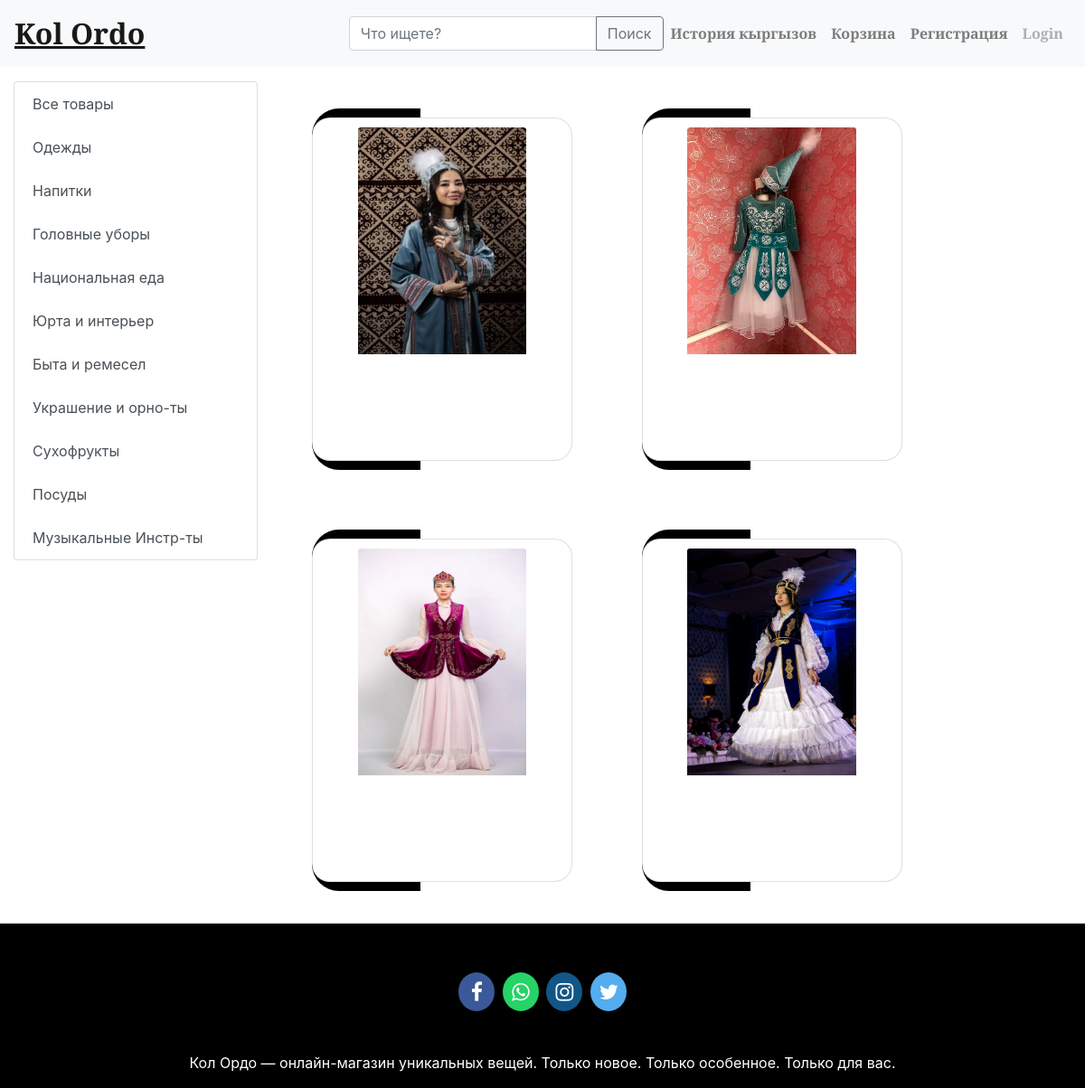
Screenshot of /store?category=3 with the database file from the repository.
### store/models/category.py (models this page shows, shortened)
class Category(models.Model):
    name = models.CharField(max_length=20)
    @staticmethod
    def get_all_categories():
        return Category.objects.all()

### store/models/product.py (models this page shows, shortened)
class Product(models.Model):
    name = models.CharField(max_length=50)
    price = models.IntegerField(default=0)
    category = models.ForeignKey(Category, on_delete=models.CASCADE, default=1)
    description = models.CharField(max_length=200, default='' , null=True , blank=True)
    image = models.ImageField(upload_to='uploads/products/')
    @staticmethod
    def get_all_products_by_categoryid(category_id):
        if category_id:
            return Product.objects.filter(category = category_id)
        else:
            return Product.get_all_products();

### store/views/home.py (the view)
# urls.py: path('' , include('store.urls'))
def store(request):
    cart = request.session.get('cart')
    if not cart:
        request.session['cart'] = {}
    products = None
    categories = Category.get_all_categories()
    categoryID = request.GET.get('category')
    if categoryID:
        products = Product.get_all_products_by_categoryid(categoryID)
    else:
        products = Product.get_all_products();
    histories = History.objects.all()
    data = {}
    data['products'] = products
    data['categories'] = categories
    data['histories'] = histories
    print('you are : ', request.session.get('email'))
    return render(request, 'index.html', data)

### store/templatetags/cart.py (called while the page is built)
@register.filter(name='is_in_cart')
def is_in_cart(product  , cart):
    keys = cart.keys()
    for id in keys:
        if int(id) == product.id:
            return True
    return False;

### store/templatetags/custom_filter.py (called while the page is built)
@register.filter(name='currency')
def currency(number):
    return str(number) + "сом"

### store/templates/index.html (shortened to what this page needs)
{% extends 'base.html' %}
{% block content %}
{% load cart %}
{% load custom_filter %}
<div class="container-fluid mt-3">
	<div class="row">
		<div class="col-lg-3 mx-auto">
			<div class="list-group">
				<a href="/" class="list-group-item list-group-item-action">Все товары</a>
				{% for category in categories %}
				<a href="/?category={{category.id}}"
					class="list-group-item list-group-item-action">{{category.name}}</a>
				{% endfor %}
			</div>
		</div>
		<div id='products' class="col-lg-9 mx-auto">
			{% for product in products %}
			<div class="cardBox">
				<div class="card" id={{product.id}} style="width: 18rem;">
					<img class="card-img-top" style="width: 70%;height: 70%;"src="{{product.image.url}}" alt="Card image cap">
				</div>
			</div>
			{% endfor %}
		</div>
	</div>
</div>
{% endblock %}

### store/templates/index.html (style rules this page uses)
.cardBox { width: 300px; height: 400px; position: relative; display: inline-flex; place-items: center; overflow: hidden; margin: 30px; border-radius: 30px; }
.card { position: absolute; width: 95%; height: 95%; background:white; border-radius: 20px; z-index: 5; display: inline-block; align-items: center; flex-direction: initial; text-align: center; color: black; overflow: hidden; padding: 10px; cursor: pointer; }
.cardBox::before { content: ""; position: absolute; width: 40%; height: 160%; background: black; background: -webkit-linear-gradient(to right, black); background: linear-gradient(to right,black); animation: glowing01 5s linear infinite; transform-origin: center; animation: glowing 5s linear infinite; }

### rows the page displays
Category: name "Одежды"
Category: name "Напитки"
Category: name "Головные уборы"
Category: name "Национальная еда"
Category: name "Юрта и интерьер"
Category: name "Быта и ремесел"
Category: name "Украшение и орно-ты"
Category: name "Сухофрукты"
Category: name "Посуды"
Category: name "Музыкальные Инстр-ты"
Product: image (picture)
Product: image (picture)
Product: image (picture)
Product: image (picture)
